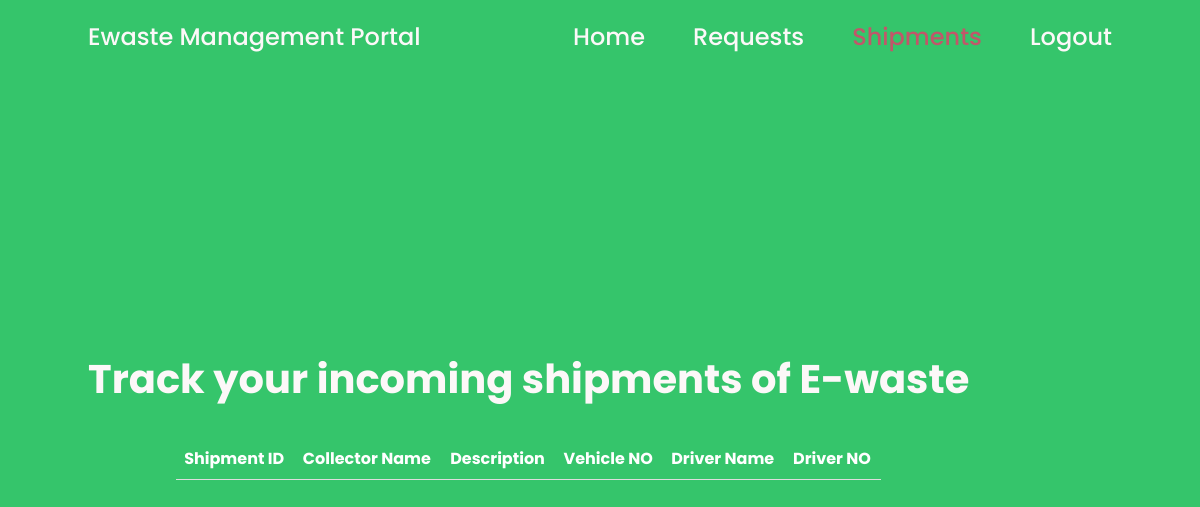
Page /rec_shipments.php (signed in) on the earlier database version.
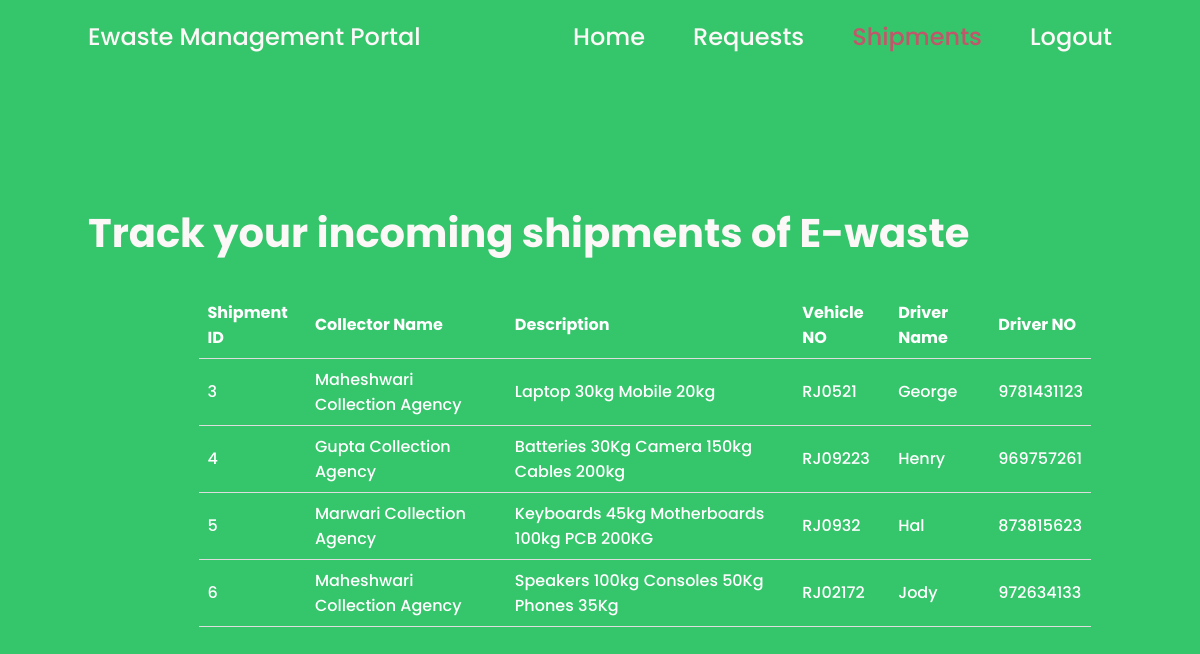
Same page on the later database version.
### tables this page shows
CREATE TABLE `shipment` (
  `shipment_id` int(11) NOT NULL,
  `collector_id` varchar(20) NOT NULL,
  `recycler_id` varchar(20) NOT NULL,
  `description` text NOT NULL,
  `vehicle_type` text NOT NULL,
  `vehicle_no` varchar(10) NOT NULL,
  `driver_name` text NOT NULL,
  `driver_mno` bigint(10) NOT NULL
);

CREATE TABLE `collectors` (
  `username` varchar(20) NOT NULL,
  `password` varchar(20) NOT NULL,
  `collector_name` text NOT NULL,
  `collector_pin` bigint(6) NOT NULL,
  `collector_address` text NOT NULL,
  `collector_state` text NOT NULL,
  `collector_mno` bigint(10) NOT NULL
);

### rec_shipments.php (the view, shortened to what this page needs)
<?php
    require 'dbconfig/config.php';
?>
<!DOCTYPE html>
<html lang="en">
    <head>
        <link href='https://cdn.jsdelivr.net/npm/boxicons@2.0.5/css/boxicons.min.css' rel='stylesheet'>
        <link rel="stylesheet" href="css/rec_homepagestyle.css">
    </head>
    <body>
        <header class="l-header">
        <nav class="nav bd-grid">
                <div>
                    <a href="#" class="nav__logo">Ewaste Management Portal</a>
                </div>
                <div class="nav__menu" id="nav-menu">
                    <ul class="nav__list">
                        <li class="nav__item"><a href="rec_homepage.php" class="nav__link">Home</a></li>
                        <li class="nav__item"><a href="#requests" class="nav__link">Requests</a></li>
                        <li class="nav__item"><a href="#rec_shipments" class="nav__link active">Shipments</a></li>
                        <li class="nav__item"><a href="logout.php" class="nav__link">Logout</a></li>
                    </ul>
                </div>
            </nav>
        </header>
        <main class="l-main">
            <section class="home" id="home">
                <div class="home__container bd-grid">
                    <div class="home__data">
                        <h2 class="home__title2">Track your incoming shipments of E-waste</h2>
                        <table>
                            <tr>
                                <th>Shipment ID</th>
                                <th>Collector Name</th>
                                <th>Description</th>
                                <th>Vehicle NO</th>
                                <th>Driver Name</th>
                                <th>Driver NO</th>
                            </tr>
                            <?php
                                $u=$_SESSION['username'];
                                $query1="Select * from shipment where recycler_id='$u'";
                                $res1=mysqli_query($con,$query1);
                                while($rows=$res1->fetch_assoc()){
                                    ?>
                                <tr>
                                <td>
                                    <?php
                                        echo $rows['shipment_id'];
                                    ?>
                                </td>
                                <td>
                                    <?php
                                        $x=$rows['collector_id'];
                                        $query2="Select collector_name from collectors where username= '$x'";
                                        $res2=mysqli_query($con,$query2);
                                        $row2=$res2->fetch_assoc();
                                        echo $row2['collector_name'];
                                    ?>
                                </td>
                                <td>
                                    <?php
                                        echo $rows['description'];
                                    ?>
                                </td>
                                <td>
                                    <?php
                                        echo $rows['vehicle_no'];
                                    ?>
                                </td>
                                <td>
                                    <?php
                                        echo $rows['driver_name'];
                                    ?>
                                </td>
                                <td>
                                    <?php
                                        echo $rows['driver_mno'];
                                    ?>
                                </td>
                                </tr>
                                <?php } ?>
                        </table>
                    </div>
                </div>
            </section>
        </main>
    </body>
</html>

Differences in the rows shown:
added shipment: shipment_id "3", collector.collector_name "Maheshwari Collection Agency", description "Laptop 30kg Mobile 20kg", vehicle_no "RJ0521", driver_name "George", driver_mno "9781431123"
added shipment: shipment_id "4", collector.collector_name "Gupta Collection Agency", description "Batteries 30Kg Camera 150kg Cables 200kg", vehicle_no "RJ09223", driver_name "Henry", driver_mno "969757261"
added shipment: shipment_id "5", collector.collector_name "Marwari Collection Agency", description "Keyboards 45kg Motherboards 100kg PCB 200KG", vehicle_no "RJ0932", driver_name "Hal", driver_mno "873815623"
added shipment: shipment_id "6", collector.collector_name "Maheshwari Collection Agency", description "Speakers 100kg Consoles 50Kg Phones 35Kg", vehicle_no "RJ02172", driver_name "Jody", driver_mno "972634133"
